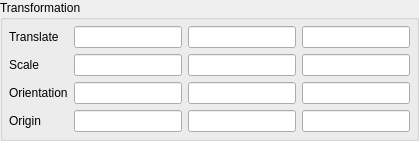
    <widget class="QGroupBox" name="TransformationGroup">
     <property name="title">
      <string>Transformation</string>
     </property>
     <layout class="QGridLayout">
      <property name="margin">
       <number>6</number>
      </property>
      <property name="spacing">
       <number>6</number>
      </property>
      <item row="0" column="0">
       <widget class="QLabel" name="label_7">
        <property name="text">
         <string>Translate</string>
        </property>
       </widget>
      </item>
      <item row="0" column="1">
       <widget class="QLineEdit" name="TranslateX">
        <property name="sizePolicy">
         <sizepolicy hsizetype="Preferred" vsizetype="Fixed">
          <horstretch>0</horstretch>
          <verstretch>0</verstretch>
         </sizepolicy>
        </property>
        <property name="toolTip">
         <string>&lt;html&gt;&lt;head&gt;&lt;meta name=&quot;qrichtext&quot; content=&quot;1&quot; /&gt;&lt;/head&gt;&lt;body style=&quot; white-space: pre-wrap; font-family:Sans Serif; font-size:9pt; font-weight:400; font-style:normal; text-decoration:none;&quot;&gt;&lt;p style=&quot; margin-top:0px; margin-bottom:0px; margin-left:0px; margin-right:0px; -qt-block-indent:0; text-indent:0px;&quot;&gt;Translate the geometry relative to the dataset location.&lt;/p&gt;&lt;/body&gt;&lt;/html&gt;</string>
        </property>
       </widget>
      </item>
      <item row="0" column="2">
       <widget class="QLineEdit" name="TranslateY">
        <property name="sizePolicy">
         <sizepolicy hsizetype="Preferred" vsizetype="Fixed">
          <horstretch>0</horstretch>
          <verstretch>0</verstretch>
         </sizepolicy>
        </property>
        <property name="toolTip">
         <string>&lt;html&gt;&lt;head&gt;&lt;meta name=&quot;qrichtext&quot; content=&quot;1&quot; /&gt;&lt;/head&gt;&lt;body style=&quot; white-space: pre-wrap; font-family:Sans Serif; font-size:9pt; font-weight:400; font-style:normal; text-decoration:none;&quot;&gt;&lt;p style=&quot; margin-top:0px; margin-bottom:0px; margin-left:0px; margin-right:0px; -qt-block-indent:0; text-indent:0px;&quot;&gt;Translate the geometry relative to the dataset location.&lt;/p&gt;&lt;/body&gt;&lt;/html&gt;</string>
        </property>
       </widget>
      </item>
      <item row="0" column="3">
       <widget class="QLineEdit" name="TranslateZ">
        <property name="sizePolicy">
         <sizepolicy hsizetype="Preferred" vsizetype="Fixed">
          <horstretch>0</horstretch>
          <verstretch>0</verstretch>
         </sizepolicy>
        </property>
        <property name="toolTip">
         <string>&lt;html&gt;&lt;head&gt;&lt;meta name=&quot;qrichtext&quot; content=&quot;1&quot; /&gt;&lt;/head&gt;&lt;body style=&quot; white-space: pre-wrap; font-family:Sans Serif; font-size:9pt; font-weight:400; font-style:normal; text-decoration:none;&quot;&gt;&lt;p style=&quot; margin-top:0px; margin-bottom:0px; margin-left:0px; margin-right:0px; -qt-block-indent:0; text-indent:0px;&quot;&gt;Translate the geometry relative to the dataset location.&lt;/p&gt;&lt;/body&gt;&lt;/html&gt;</string>
        </property>
       </widget>
      </item>
      <item row="1" column="0">
       <widget class="QLabel" name="label_8">
        <property name="text">
         <string>Scale</string>
        </property>
       </widget>
      </item>
      <item row="1" column="1">
       <widget class="QLineEdit" name="ScaleX">
        <property name="sizePolicy">
         <sizepolicy hsizetype="Preferred" vsizetype="Fixed">
          <horstretch>0</horstretch>
          <verstretch>0</verstretch>
         </sizepolicy>
        </property>
        <property name="toolTip">
         <string>&lt;html&gt;&lt;head&gt;&lt;meta name=&quot;qrichtext&quot; content=&quot;1&quot; /&gt;&lt;/head&gt;&lt;body style=&quot; white-space: pre-wrap; font-family:Sans Serif; font-size:9pt; font-weight:400; font-style:normal; text-decoration:none;&quot;&gt;&lt;p style=&quot; margin-top:0px; margin-bottom:0px; margin-left:0px; margin-right:0px; -qt-block-indent:0; text-indent:0px;&quot;&gt;Scale the geometry relative to the size of the dataset.&lt;/p&gt;&lt;/body&gt;&lt;/html&gt;</string>
        </property>
       </widget>
      </item>
      <item row="1" column="2">
       <widget class="QLineEdit" name="ScaleY">
        <property name="sizePolicy">
         <sizepolicy hsizetype="Preferred" vsizetype="Fixed">
          <horstretch>0</horstretch>
          <verstretch>0</verstretch>
         </sizepolicy>
        </property>
        <property name="toolTip">
         <string>&lt;html&gt;&lt;head&gt;&lt;meta name=&quot;qrichtext&quot; content=&quot;1&quot; /&gt;&lt;/head&gt;&lt;body style=&quot; white-space: pre-wrap; font-family:Sans Serif; font-size:9pt; font-weight:400; font-style:normal; text-decoration:none;&quot;&gt;&lt;p style=&quot; margin-top:0px; margin-bottom:0px; margin-left:0px; margin-right:0px; -qt-block-indent:0; text-indent:0px;&quot;&gt;Scale the geometry relative to the size of the dataset.&lt;/p&gt;&lt;/body&gt;&lt;/html&gt;</string>
        </property>
       </widget>
      </item>
      <item row="1" column="3">
       <widget class="QLineEdit" name="ScaleZ">
        <property name="sizePolicy">
         <sizepolicy hsizetype="Preferred" vsizetype="Fixed">
          <horstretch>0</horstretch>
          <verstretch>0</verstretch>
         </sizepolicy>
        </property>
        <property name="toolTip">
         <string>&lt;html&gt;&lt;head&gt;&lt;meta name=&quot;qrichtext&quot; content=&quot;1&quot; /&gt;&lt;/head&gt;&lt;body style=&quot; white-space: pre-wrap; font-family:Sans Serif; font-size:9pt; font-weight:400; font-style:normal; text-decoration:none;&quot;&gt;&lt;p style=&quot; margin-top:0px; margin-bottom:0px; margin-left:0px; margin-right:0px; -qt-block-indent:0; text-indent:0px;&quot;&gt;Scale the geometry relative to the size of the dataset.&lt;/p&gt;&lt;/body&gt;&lt;/html&gt;</string>
        </property>
       </widget>
      </item>
      <item row="2" column="0">
       <widget class="QLabel" name="label_9">
        <property name="text">
         <string>Orientation</string>
        </property>
       </widget>
      </item>
      <item row="2" column="1">
       <widget class="QLineEdit" name="OrientationX">
        <property name="sizePolicy">
         <sizepolicy hsizetype="Preferred" vsizetype="Fixed">
          <horstretch>0</horstretch>
          <verstretch>0</verstretch>
         </sizepolicy>
        </property>
        <property name="toolTip">
         <string>&lt;html&gt;&lt;head&gt;&lt;meta name=&quot;qrichtext&quot; content=&quot;1&quot; /&gt;&lt;/head&gt;&lt;body style=&quot; white-space: pre-wrap; font-family:Sans Serif; font-size:9pt; font-weight:400; font-style:normal; text-decoration:none;&quot;&gt;&lt;p style=&quot; margin-top:0px; margin-bottom:0px; margin-left:0px; margin-right:0px; -qt-block-indent:0; text-indent:0px;&quot;&gt;Orient the geometry relative to the dataset origin.&lt;/p&gt;&lt;/body&gt;&lt;/html&gt;</string>
        </property>
       </widget>
      </item>
      <item row="2" column="2">
       <widget class="QLineEdit" name="OrientationY">
        <property name="sizePolicy">
         <sizepolicy hsizetype="Preferred" vsizetype="Fixed">
          <horstretch>0</horstretch>
          <verstretch>0</verstretch>
         </sizepolicy>
        </property>
        <property name="toolTip">
         <string>&lt;html&gt;&lt;head&gt;&lt;meta name=&quot;qrichtext&quot; content=&quot;1&quot; /&gt;&lt;/head&gt;&lt;body style=&quot; white-space: pre-wrap; font-family:Sans Serif; font-size:9pt; font-weight:400; font-style:normal; text-decoration:none;&quot;&gt;&lt;p style=&quot; margin-top:0px; margin-bottom:0px; margin-left:0px; margin-right:0px; -qt-block-indent:0; text-indent:0px;&quot;&gt;Orient the geometry relative to the dataset origin.&lt;/p&gt;&lt;/body&gt;&lt;/html&gt;</string>
        </property>
       </widget>
      </item>
      <item row="2" column="3">
       <widget class="QLineEdit" name="OrientationZ">
        <property name="sizePolicy">
         <sizepolicy hsizetype="Preferred" vsizetype="Fixed">
          <horstretch>0</horstretch>
          <verstretch>0</verstretch>
         </sizepolicy>
        </property>
        <property name="toolTip">
         <string>&lt;html&gt;&lt;head&gt;&lt;meta name=&quot;qrichtext&quot; content=&quot;1&quot; /&gt;&lt;/head&gt;&lt;body style=&quot; white-space: pre-wrap; font-family:Sans Serif; font-size:9pt; font-weight:400; font-style:normal; text-decoration:none;&quot;&gt;&lt;p style=&quot; margin-top:0px; margin-bottom:0px; margin-left:0px; margin-right:0px; -qt-block-indent:0; text-indent:0px;&quot;&gt;Orient the geometry relative to the dataset origin.&lt;/p&gt;&lt;/body&gt;&lt;/html&gt;</string>
        </property>
       </widget>
      </item>
      <item row="3" column="0">
       <widget class="QLabel" name="label_10">
        <property name="text">
         <string>Origin</string>
        </property>
       </widget>
      </item>
      <item row="3" column="1">
       <widget class="QLineEdit" name="OriginX">
        <property name="sizePolicy">
         <sizepolicy hsizetype="Preferred" vsizetype="Fixed">
          <horstretch>0</horstretch>
          <verstretch>0</verstretch>
         </sizepolicy>
        </property>
        <property name="toolTip">
         <string>&lt;html&gt;&lt;head&gt;&lt;meta name=&quot;qrichtext&quot; content=&quot;1&quot; /&gt;&lt;/head&gt;&lt;body style=&quot; white-space: pre-wrap; font-family:Sans Serif; font-size:9pt; font-weight:400; font-style:normal; text-decoration:none;&quot;&gt;&lt;p style=&quot; margin-top:0px; margin-bottom:0px; margin-left:0px; margin-right:0px; -qt-block-indent:0; text-indent:0px;&quot;&gt;Set the origin point about which rotations take place.&lt;/p&gt;&lt;/body&gt;&lt;/html&gt;</string>
        </property>
       </widget>
      </item>
      <item row="3" column="2">
       <widget class="QLineEdit" name="OriginY">
        <property name="sizePolicy">
         <sizepolicy hsizetype="Preferred" vsizetype="Fixed">
          <horstretch>0</horstretch>
          <verstretch>0</verstretch>
         </sizepolicy>
        </property>
        <property name="toolTip">
         <string>&lt;html&gt;&lt;head&gt;&lt;meta name=&quot;qrichtext&quot; content=&quot;1&quot; /&gt;&lt;/head&gt;&lt;body style=&quot; white-space: pre-wrap; font-family:Sans Serif; font-size:9pt; font-weight:400; font-style:normal; text-decoration:none;&quot;&gt;&lt;p style=&quot; margin-top:0px; margin-bottom:0px; margin-left:0px; margin-right:0px; -qt-block-indent:0; text-indent:0px;&quot;&gt;Set the origin point about which rotations take place.&lt;/p&gt;&lt;/body&gt;&lt;/html&gt;</string>
        </property>
       </widget>
      </item>
      <item row="3" column="3">
       <widget class="QLineEdit" name="OriginZ">
        <property name="sizePolicy">
         <sizepolicy hsizetype="Preferred" vsizetype="Fixed">
          <horstretch>0</horstretch>
          <verstretch>0</verstretch>
         </sizepolicy>
        </property>
        <property name="toolTip">
         <string>&lt;html&gt;&lt;head&gt;&lt;meta name=&quot;qrichtext&quot; content=&quot;1&quot; /&gt;&lt;/head&gt;&lt;body style=&quot; white-space: pre-wrap; font-family:Sans Serif; font-size:9pt; font-weight:400; font-style:normal; text-decoration:none;&quot;&gt;&lt;p style=&quot; margin-top:0px; margin-bottom:0px; margin-left:0px; margin-right:0px; -qt-block-indent:0; text-indent:0px;&quot;&gt;Set the origin point about which rotations take place.&lt;/p&gt;&lt;/body&gt;&lt;/html&gt;</string>
        </property>
       </widget>
      </item>
     </layout>
    </widget>
